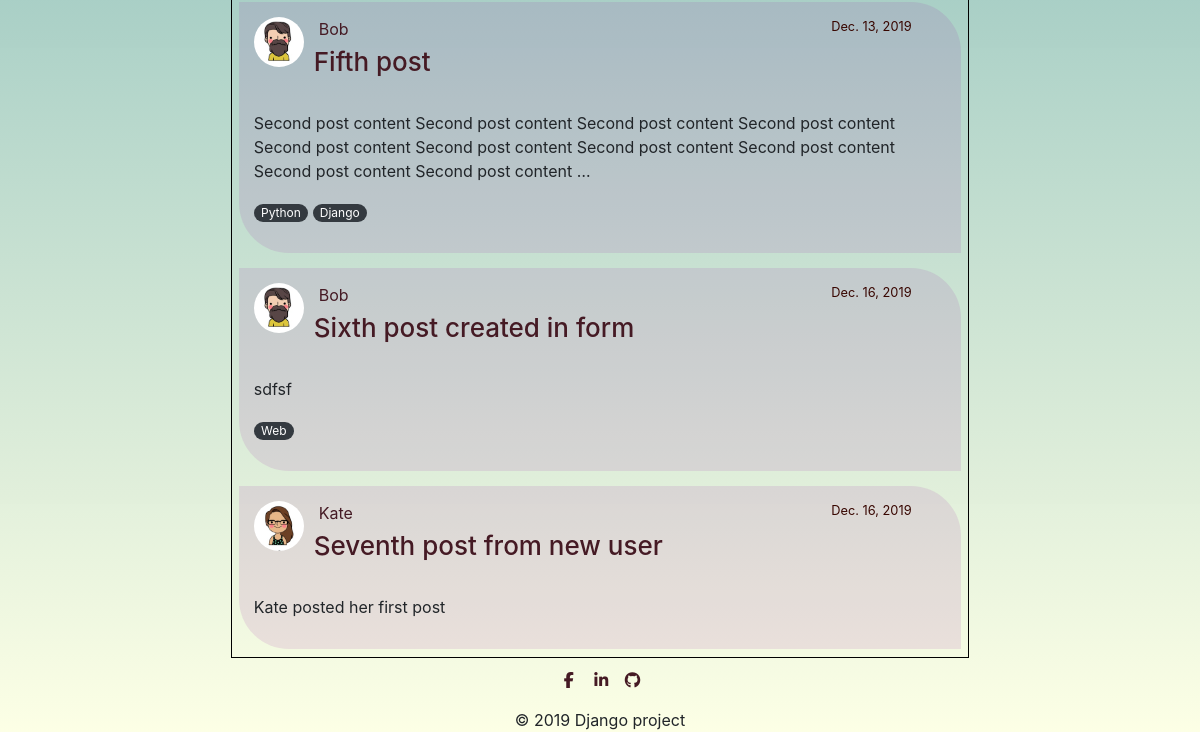
Before: /blog/search/ (lower part) with the older database file.
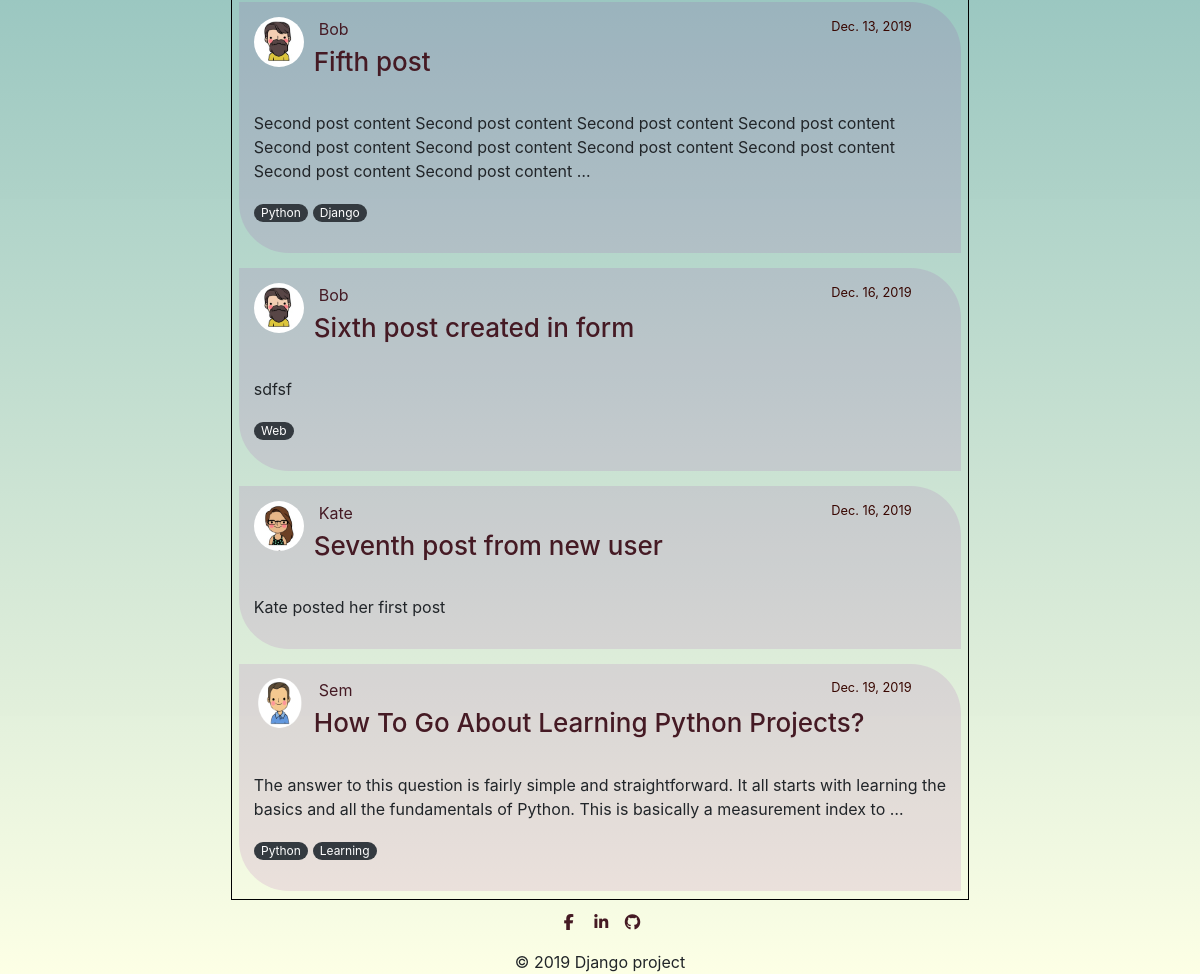
After: the same page with the newer database file.
### my_blog/models.py (models this page shows, shortened)
class Post(models.Model):
    title = models.CharField(max_length=150, db_index=True)
    slug = models.SlugField(max_length=150, blank=True, unique=True)
    body = models.TextField(blank=True, db_index=True)
    date_posted = models.DateField(default=timezone.now)
    author = models.ForeignKey(User, on_delete=models.CASCADE)
    tags = models.ManyToManyField('Tag', blank=True, related_name='posts')
    def get_absolute_url(self):
        return reverse('post_detail', kwargs={'slug': self.slug})

class Tag(models.Model):
    tag = models.CharField(max_length=50, unique=True)
    slug = models.SlugField(max_length=50, unique=True)
    def __str__(self):
        return self.tag

### users/models.py (models this page shows, shortened)
class Profile(models.Model):
    user = models.OneToOneField(User, on_delete=models.CASCADE)
    image = models.ImageField(default='default.jpg', upload_to='profile_pics')

### my_blog/views.py (the view)
# urls.py: path('search/', search, name='search_home'),
def search(request):
    search_query = request.GET.get('search', '')
    if search_query:
        posts = Post.objects.filter(Q(title__icontains=search_query) | Q(body__icontains=search_query))
    else:
        posts = Post.objects.all()
    return render(request, 'my_blog/blog_post_list.html', context={'posts': posts})

### my_blog/templates/my_blog/blog_post_list.html (shortened to what this page needs)
{% extends 'my_blog/blog_base.html' %}
{% block content %}
    {% for post in posts %}
        {% include 'my_blog/includes/post_cards_template.html' %}
    {% endfor %}
{% endblock %}

### my_blog/templates/my_blog/includes/post_cards_template.html
<div class="media-body">
    <div class="media-article">
        <div class="article-metadata">
            <div class="article-head-img">
                <img class="rounded-circle" src="{{ post.author.profile.image.url }}" width="50" height="50">
            </div>
            <div class="article-head">
                <a class="mr-2" href="{% url 'author_post' post.author.username %}">{{ post.author }}</a>
                <small class="text-muted">{{ post.date_posted }}</small>
                <h2><a class="article-title" href="{{ post.get_absolute_url }}">{{ post.title }}</a></h2>
            </div>
        </div>
        <p class="article-content">{{ post.body|truncatewords:30 }}</p>
        <p>
            {% for tag in post.tags.all %}
            <a href="{% url 'tags_list' %}" class="badge badge-pill badge-dark">{{ tag }}</a>
        {% endfor %}
        </p>
    </div>
</div>

Changed rows visible on the page:
added Post: author.profile.image (picture), author "Sem", date_posted "Dec. 19, 2019", title "How To Go About Learning Python Projects?", body "The answer to this question is fairly simple and straightforward. It all starts with learning the basics and all the fundamentals of Python. This is basically a measurement index to …", Tag (tag "Python")
now on this page (row unchanged): Tag: tag "Learning", shown under "Sem"
